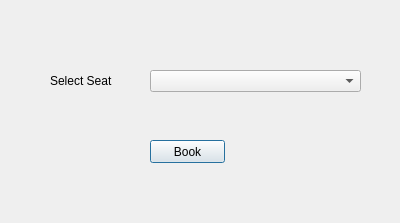
<?xml version="1.0" encoding="UTF-8"?>
<ui version="4.0">
 <class>Confirm</class>
 <widget class="QDialog" name="Confirm">
  <property name="geometry">
   <rect>
    <x>0</x>
    <y>0</y>
    <width>400</width>
    <height>223</height>
   </rect>
  </property>
  <property name="windowTitle">
   <string>Dialog</string>
  </property>
  <widget class="QPushButton" name="btnBook">
   <property name="geometry">
    <rect>
     <x>150</x>
     <y>140</y>
     <width>75</width>
     <height>23</height>
    </rect>
   </property>
   <property name="text">
    <string>Book</string>
   </property>
  </widget>
  <widget class="QComboBox" name="cmbSeats">
   <property name="geometry">
    <rect>
     <x>150</x>
     <y>70</y>
     <width>211</width>
     <height>22</height>
    </rect>
   </property>
  </widget>
  <widget class="QLabel" name="label">
   <property name="geometry">
    <rect>
     <x>50</x>
     <y>70</y>
     <width>101</width>
     <height>21</height>
    </rect>
   </property>
   <property name="styleSheet">
    <string notr="true">font: 700 11pt &quot;Instagram Sans&quot;;</string>
   </property>
   <property name="text">
    <string>Select Seat</string>
   </property>
  </widget>
  <widget class="QLabel" name="lblInfo">
   <property name="geometry">
    <rect>
     <x>240</x>
     <y>200</y>
     <width>151</width>
     <height>16</height>
    </rect>
   </property>
   <property name="text">
    <string/>
   </property>
  </widget>
  <widget class="QLabel" name="label_2">
   <property name="geometry">
    <rect>
     <x>20</x>
     <y>10</y>
     <width>121</width>
     <height>61</height>
    </rect>
   </property>
   <property name="text">
    <string/>
   </property>
   <property name="pixmap">
    <pixmap resource="Files.qrc">:/new/prefix1/image/cineapp.png</pixmap>
   </property>
  </widget>
 </widget>
 <resources>
  <include location="Files.qrc"/>
 </resources>
 <connections/>
</ui>
